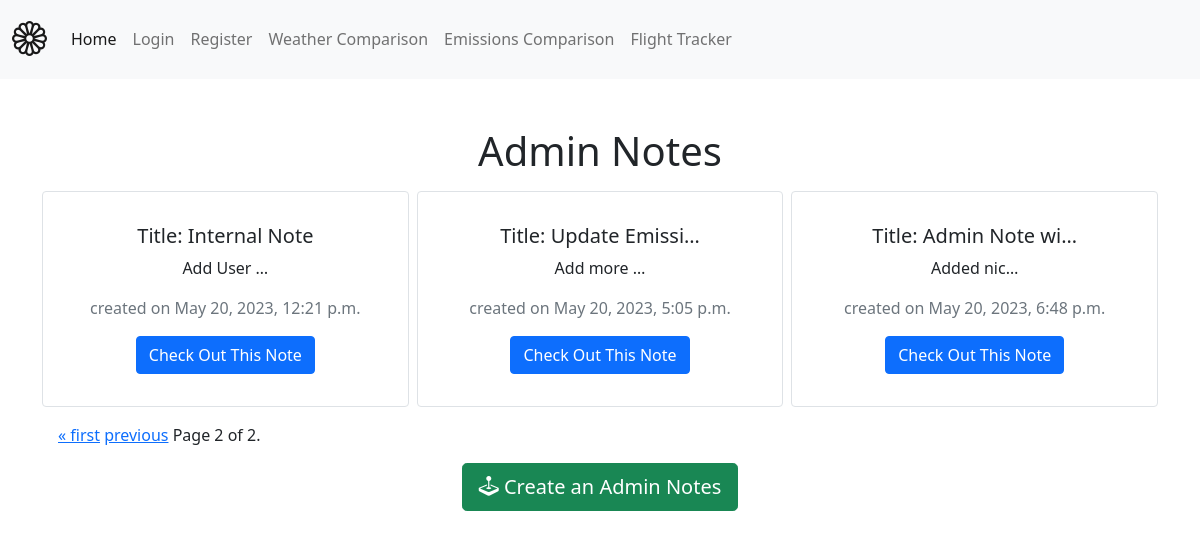
The page /internal/notes/?page=2 on the database as committed earlier.
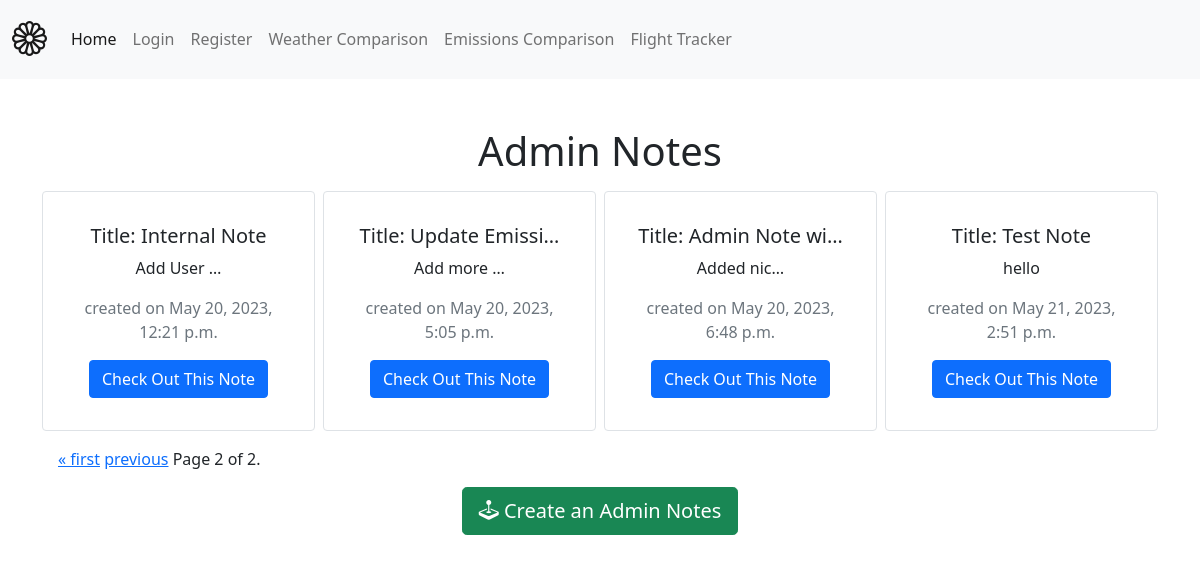
The same page on the database as committed later.
### notes/models.py (models this page shows)
class Notes(models.Model):
    title = models.CharField(max_length=200)
    content = models.TextField()
    created_at = models.DateTimeField(auto_now_add=True) # auto_now_add=True -> auto set date and time when note is created

### notes/views.py (the view)
# urls.py: path("notes/", views.notes_list, name="notes_list"), # name can be used to refer to this url in templates via <a href="{% url 'notes_list' %}">Notes</a>
def notes_list(request):
    all_notes = Notes.objects.all() # get all notes from db
    paginator = Paginator(all_notes, 6) # split notes into pages of 4
    try:
        page_number = request.GET.get("page")
        page_obj = paginator.get_page(page_number)
        return render(request, 'notes/notes_list.html', {"page_obj": page_obj}) # return request, template, context
    except EmptyPage:
        page_obj = paginator.get_page(paginator.num_pages)
        return render(request, 'notes/notes_list.html', {"page_obj": page_obj})
    except PageNotAnInteger:
        page_obj = paginator.get_page(1)
        return render(request, 'notes/notes_list.html', {"page_obj": page_obj})

### notes/templates/notes/notes_list.html (shortened to what this page needs)
{% extends "base.html" %}
{% block content %}
<h1 class="m-3"> Admin Notes</h1>
<div class="card-group row row-cols3 g-2">
{% for note in page_obj %}
    <div class="col">
        <div class="p-3 border card">
            <div class="card-body">
                <h5 class="card-title">Title: {{ note.title|truncatechars:14 }}</h5>
                <p class="card-text">{{ note.content|truncatechars:10 }}</p>
                <p class="text-muted">created on {{ note.created_at }} </p>
                <a href="{% url 'notes_list' %}{{note.id}}" type="button" class="btn btn-primary">Check Out This Note</a>
            </div>
        </div>
    </div>
{% endfor %}
</div>
<div class="pagination m-3">
    <span class="step-links">
        {% if page_obj.has_previous %}
            <a href="?page=1">&laquo; first</a>
            <a href="?page={{ page_obj.previous_page_number }}">previous</a>
        {% endif %}
        <span class="current">
            Page {{ page_obj.number }} of {{ page_obj.paginator.num_pages }}.
        </span>
    </span>
</div>
<a href="{% url 'notes_create' %}" type="button" class="btn btn-success btn-lg"><i class="bi bi-joystick"></i> Create an Admin Notes</a>
{% endblock %}

Rows that differ between the two databases and show on the page:
added Notes: title "Test Note", content "hello", created_at "May 21, 2023, 2:51 p.m."
